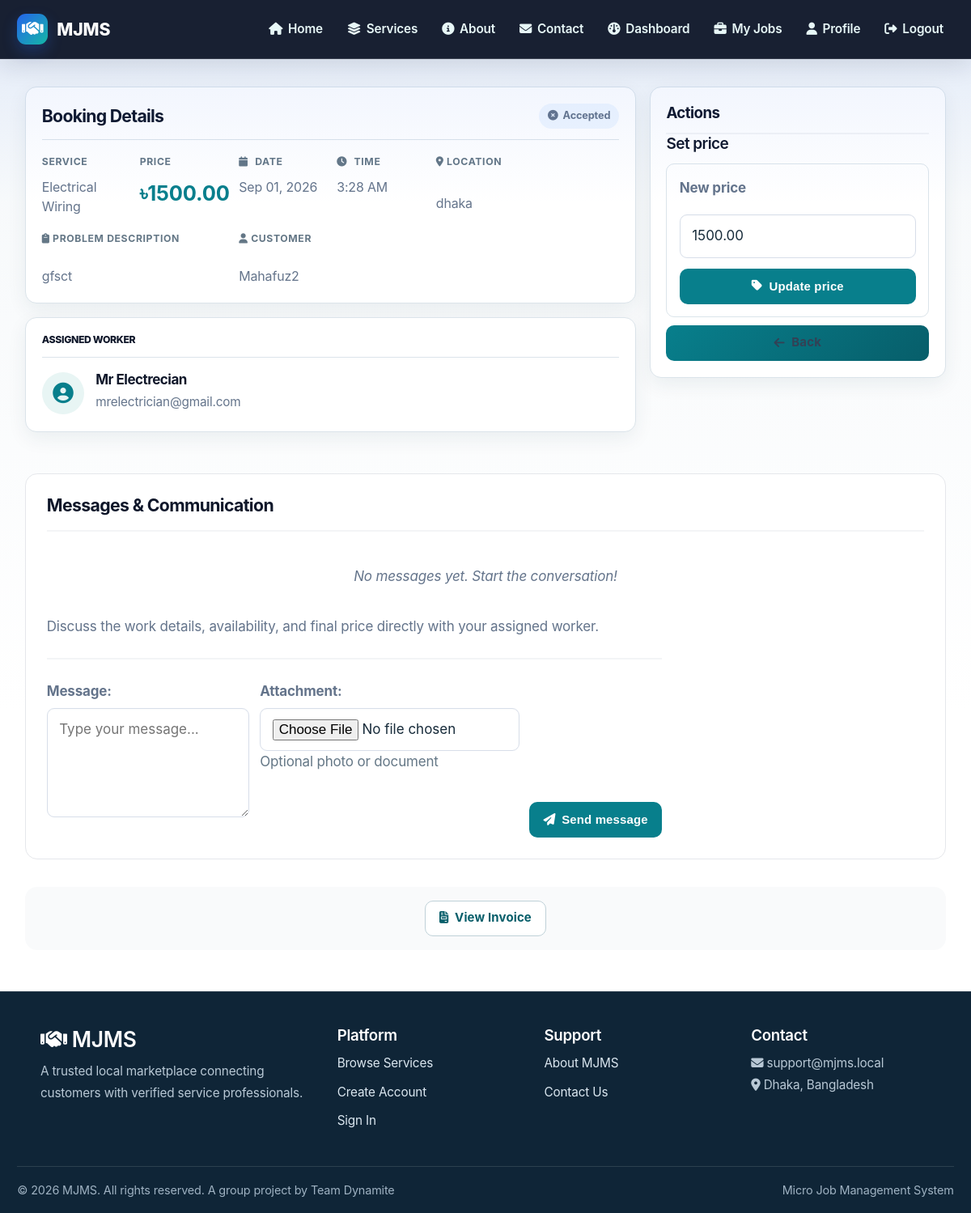
Before: /bookings/7/ (signed in) with the older database file.
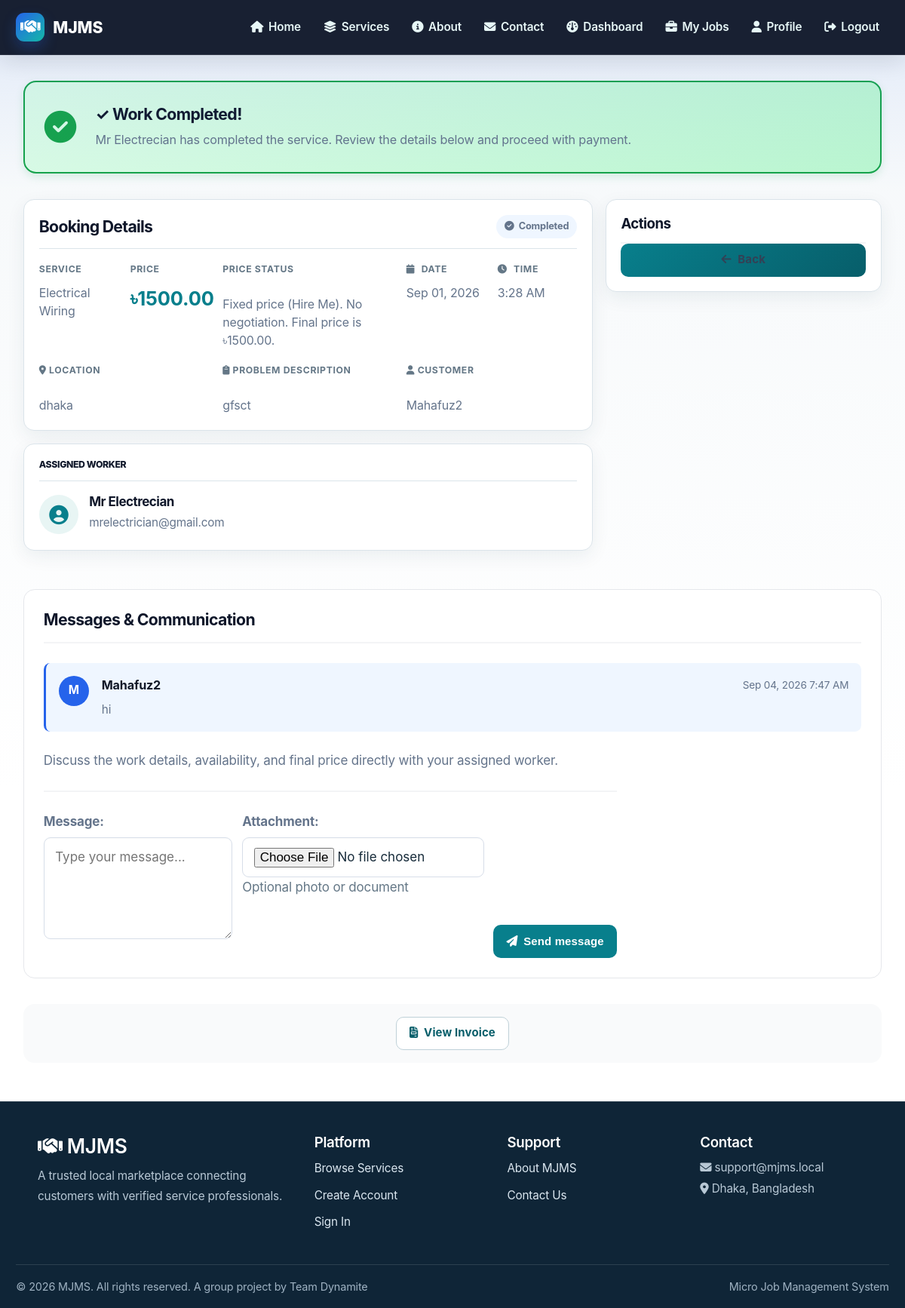
After: the same page with the newer database file.
### bookings/models.py (models this page shows, shortened)
class Booking(models.Model):
    STATUS_CHOICES = [
        ('Pending', 'Pending'),
        ('Confirmed', 'Confirmed'),
        ('Accepted', 'Accepted'),
        ('Open', 'Open'),
        ('Assigned', 'Assigned'),
        ('In Progress', 'In Progress'),
        ('Completed', 'Completed'),
        ('Cancelled', 'Cancelled'),
    ]
    BOOKING_TYPE_CHOICES = [
        ('BOOK_THIS_SERVICE', 'Book This Service'),
        ('HIRE_ME', 'Hire Me'),
    ]
    customer = models.ForeignKey(
        settings.AUTH_USER_MODEL,
        on_delete=models.CASCADE,
        related_name='customer_bookings'
    )
    service = models.ForeignKey(
        Service,
        on_delete=models.CASCADE,
        related_name='bookings'
    )
    worker = models.ForeignKey(
        settings.AUTH_USER_MODEL,
        on_delete=models.SET_NULL,
        null=True,
        blank=True,
        related_name='worker_bookings'
    )
    booking_date = models.DateField()
    booking_time = models.TimeField()
    address = models.TextField()
    problem_description = models.TextField()
    problem_photo = models.ImageField(
        upload_to='booking_problem_photos/',
        blank=True,
        null=True,
    )
    status = models.CharField(
        max_length=20,
        choices=STATUS_CHOICES,
        default='Pending'
    )
    booking_type = models.CharField(
        max_length=30,
        choices=BOOKING_TYPE_CHOICES,
        default='BOOK_THIS_SERVICE',
        help_text='How the customer created this booking: Book This Service or Hire Me.'
    )
    proposed_price = models.DecimalField(
        max_digits=10,
        decimal_places=2,
        null=True,
        blank=True,
        help_text='Customer proposal before the price is agreed.'
    )
    actual_price = models.DecimalField(
        max_digits=10,
        decimal_places=2,
        null=True,
        blank=True,
        help_text='Current negotiated price for the service.'
    )
    price_agreed = models.BooleanField(default=False)
    price_agreed_at = models.DateTimeField(null=True, blank=True)
    created_at = models.DateTimeField(auto_now_add=True)
    updated_at = models.DateTimeField(auto_now=True)
    class Meta:
        ordering = ['-created_at']

class BookingMessage(models.Model):
    booking = models.ForeignKey(
        Booking,
        on_delete=models.CASCADE,
        related_name='messages',
        null=True,
        blank=True
    )
    job = models.ForeignKey(
        'Job',
        on_delete=models.CASCADE,
        related_name='messages',
        null=True,
        blank=True
    )
    sender = models.ForeignKey(
        settings.AUTH_USER_MODEL,
        on_delete=models.CASCADE,
        related_name='booking_messages'
    )
    message = models.TextField()
    attachment = models.FileField(
        upload_to='message_attachments/',
        blank=True,
        null=True,
        help_text='Optional photo or document'
    )
    created_at = models.DateTimeField(auto_now_add=True)
    class Meta:
        ordering = ['created_at']

### services/models.py (models this page shows, shortened)
class Service(models.Model):
    name = models.CharField(max_length=100)
    category = models.ForeignKey(
        Category,
        on_delete=models.CASCADE,
        related_name='services',
        help_text='The category this service belongs to'
    )
    description = models.TextField()
    price = models.DecimalField(max_digits=10, decimal_places=2)
    image = models.ImageField(upload_to='service_images/')
    duration = models.CharField(max_length=50, help_text='Estimated duration (e.g., "2 hours")')
    location = models.CharField(max_length=100, blank=True, null=True)
    featured = models.BooleanField(default=False)
    is_available = models.BooleanField(default=True)
    created_at = models.DateTimeField(auto_now_add=True)
    updated_at = models.DateTimeField(auto_now=True)
    class Meta:
        ordering = ['category__name', 'name']
        indexes = [
            models.Index(fields=['category', 'is_available']),
        ]

### accounts/models.py (models this page shows, shortened)
class CustomUser(AbstractBaseUser, PermissionsMixin):
    ROLE_CHOICES = (
        ('customer', 'Customer'),
        ('worker', 'Worker'),
        ('admin', 'Admin'),
    )
    first_name = models.CharField(max_length=150, blank=True)
    last_name = models.CharField(max_length=150, blank=True)
    email = models.EmailField(unique=True)
    is_staff = models.BooleanField(default=False)
    is_active = models.BooleanField(default=True)
    date_joined = models.DateTimeField(auto_now_add=False, null=True)
    objects = CustomUserManager()
    USERNAME_FIELD = 'email'
    REQUIRED_FIELDS = []
    def __init__(self, *args, **kwargs):
        legacy_verified = kwargs.pop('is_verified_worker', None)
        if legacy_verified is not None:
            kwargs['worker_status'] = 'APPROVED' if legacy_verified else 'PENDING'
        super().__init__(*args, **kwargs)
    WORKER_STATUS_CHOICES = [
        ('PENDING', 'Pending Approval'),
        ('APPROVED', 'Approved'),
        ('REJECTED', 'Rejected'),
        ('BLOCKED', 'Blocked'),
    ]
    CUSTOMER_STATUS_CHOICES = [
        ('ACTIVE', 'Active'),
        ('BLOCKED', 'Blocked'),
    ]
    role = models.CharField(max_length=20, choices=ROLE_CHOICES, default='customer')
    phone = models.CharField(max_length=15, blank=True, null=True)
    address = models.TextField(blank=True, null=True)
    city = models.CharField(max_length=100, blank=True, null=True)
    profile_picture = models.ImageField(
        upload_to='profile_pictures/',
        blank=True,
        null=True
    )
    preferred_contact_method = models.CharField(
        max_length=20,
        choices=(
            ('Email', 'Email'),
            ('SMS', 'SMS'),
        ),
        default='Email'
    )
    receive_notifications = models.BooleanField(default=True)
    is_blocked = models.BooleanField(default=False)
    worker_status = models.CharField(
        max_length=20,
        choices=WORKER_STATUS_CHOICES,
        default='PENDING',
        null=True,
        blank=True,
        help_text="Status for worker accounts only"
    )
    customer_status = models.CharField(
        max_length=20,
        choices=CUSTOMER_STATUS_CHOICES,
        default='ACTIVE',
        null=True,
        blank=True,
        help_text="Status for customer accounts only"
    )
    created_at = models.DateTimeField(auto_now_add=True, null=True)
    updated_at = models.DateTimeField(auto_now=True)
    def get_full_name(self):
        return f'{self.first_name} {self.last_name}'.strip()
    @property
    def is_verified_worker(self):
        """Backward-compatible alias for the worker approval status."""
        return self.role == 'worker' and self.worker_status == 'APPROVED'
    class Meta:
        indexes = [
            models.Index(fields=['role', 'created_at']),
            models.Index(fields=['is_blocked']),
        ]

### bookings/views.py (the view, shortened to what this page needs)
# urls.py: path('<int:pk>/', views.booking_detail, name='booking_detail'),
@login_required
def booking_detail(request, pk):
    booking = get_object_or_404(Booking, pk=pk)
    if request.user.role == 'admin':
        pass
    elif request.user.role == 'worker' and booking.worker != request.user:
        messages.error(request, 'You can only view bookings assigned to you.')
        return redirect('booking_list')
    elif request.user.role == 'customer' and booking.customer != request.user:
        messages.error(request, 'You can only view your own bookings.')
        return redirect('booking_list')
    assign_form = BookingAssignForm(instance=booking)
    status_form = BookingStatusUpdateForm(instance=booking)
    message_form = BookingMessageForm()
    response_form = WorkerResponseForm()
    booking_payment = getattr(booking, 'payment', None)
    booking_messages = booking.messages.all()
    worker_responses = booking.worker_responses.all().order_by('-created_at')
    latest_response = worker_responses.first() if worker_responses.exists() else None
    return render(
        request,
        'bookings/booking_detail.html',
        {
            'booking': booking,
            'booking_payment': booking_payment,
            'assign_form': assign_form,
            'status_form': status_form,
            'message_form': message_form,
            'response_form': response_form,
            'booking_messages': booking_messages,
            'worker_responses': worker_responses,
            'latest_response': latest_response,
        }
    )

### templates/bookings/booking_detail.html (shortened to what the changed rows need)
{% extends 'base.html' %}
{% load static %}
{% block extra_css %}
<link rel="stylesheet" href="{% static 'css/booking-detail.css' %}">
{% endblock %}
{% block content %}
<div class="booking-detail-container">
    {% if booking.status == 'Completed' and booking.worker %}
    <div class="completion-notification">
        <div class="completion-notification__content">
            <div class="completion-icon">
                <i class="fas fa-check-circle"></i>
            </div>
            <div class="completion-text">
                <h3>✓ Work Completed!</h3>
                <p>{{ booking.worker.get_full_name|default:booking.worker.email }} has completed the service. Review the details below and proceed with payment.</p>
            </div>
        </div>
    </div>
    {% endif %}
    <div class="booking-detail-grid">
        <div class="booking-detail-left">
            <div class="info-card">
                <div class="info-card__header">
                    <h2>Booking Details</h2>
                    <span class="status-badge status-badge--{{ booking.status|slugify }}">
                        <i class="fas fa-{% if booking.status == 'Pending' %}clock{% elif booking.status == 'Confirmed' %}check{% elif booking.status == 'In Progress' %}hourglass-half{% elif booking.status == 'Completed' %}check-circle{% else %}times-circle{% endif %}"></i>
                        {{ booking.status }}
                    </span>
                </div>
                <div class="info-grid">
                    <div class="info-row">
                        <div class="info-col">
                            <label>Service</label>
                            <p class="info-value">{{ booking.service.name }}</p>
                        </div>
                        <div class="info-col">
                            <label>Price</label>
                            <p class="info-value price">৳{{ booking.actual_price|default:booking.proposed_price|default:booking.service.price }}</p>
                        </div>
                    </div>
                    {% if booking.proposed_price or booking.actual_price %}
                    <div class="info-row full-width">
                        <label>Price status</label>
                        <p class="info-value">
                            {% if booking.booking_type == 'HIRE_ME' %}
                                Fixed price (Hire Me). No negotiation. Final price is ৳{{ booking.actual_price|default:booking.proposed_price|default:booking.service.price }}.
                            {% elif booking.price_agreed %}
                                Negotiable price (Book This Service), then agreed and fixed: ৳{{ booking.actual_price|default:booking.proposed_price|default:booking.service.price }}
                            {% else %}
                                Negotiable price (Book This Service). Customer can propose, worker can change, and customer must agree before work starts.
                            {% endif %}
                        </p>
                    </div>
                    {% endif %}
                    <div class="info-row">
                        <div class="info-col">
                            <label><i class="fas fa-calendar"></i> Date</label>
                            <p class="info-value">{{ booking.booking_date|date:"M d, Y" }}</p>
                        </div>
                        <div class="info-col">
                            <label><i class="fas fa-clock"></i> Time</label>
                            <p class="info-value">{{ booking.booking_time|time:"g:i A" }}</p>
                        </div>
                    </div>
                    <div class="info-row full-width">
                        <label><i class="fas fa-map-marker-alt"></i> Location</label>
                        <p class="info-value">{{ booking.address }}</p>
                    </div>
                    <div class="info-row full-width">
                        <label><i class="fas fa-clipboard"></i> Problem Description</label>
                        <p class="info-value">{{ booking.problem_description }}</p>
                    </div>
                    <div class="info-row full-width">
                        <label><i class="fas fa-user"></i> Customer</label>
                        <p class="info-value">{{ booking.customer.get_full_name|default:booking.customer.email }}</p>
                    </div>
                </div>
            </div>
            {% if booking.worker %}
            <div class="info-card">
                <div class="info-card__header">
                    <h3>Assigned Worker</h3>
                </div>
                <div class="worker-info-section">
                    <div class="worker-profile">
                        <div class="worker-avatar">
                            <i class="fas fa-user-circle"></i>
                        </div>
                        <div class="worker-details">
                            <h4>{{ booking.worker.get_full_name|default:booking.worker.email }}</h4>
                            <p class="worker-email">{{ booking.worker.email }}</p>
                        </div>
                    </div>
                </div>
            </div>
            {% endif %}
        </div>
        <div class="booking-detail-right">
            <div class="action-section">
                <div class="action-buttons">
                    {% if user.role == 'worker' and booking.worker == user %}
                        {% if booking.status not in 'Completed|Cancelled' and not booking.price_agreed %}
                        <div class="worker-response-section">
                            <h4>Set price</h4>
                            <form method="post" class="response-form">
                                <label for="actual_price">New price</label>
                                <input id="actual_price" name="actual_price" type="number" min="0.01" step="0.01" value="{{ booking.actual_price|default:booking.proposed_price|default:booking.service.price }}">
                                <button type="submit" class="btn btn-primary">
                                    <i class="fas fa-tag"></i> Update price
                                </button>
                            </form>
                        </div>
                        {% endif %}
                    {% endif %}
                </div>
            </div>
        </div>
    </div>
    <div class="messages-section">
        <h3>Messages & Communication</h3>
        {% if booking_messages %}
        <div class="messages-list">
            {% for message in booking_messages %}
            <div class="message-item message-item--{{ message.sender.role }}">
                <div class="message-avatar">
                    {{ message.sender.get_full_name|first|upper }}
                </div>
                <div class="message-content">
                    <div class="message-header">
                        <strong>{{ message.sender.get_full_name|default:message.sender.email }}</strong>
                        <span class="message-time">{{ message.created_at|date:"M d, Y g:i A" }}</span>
                    </div>
                    <p class="message-text">{{ message.message }}</p>
                </div>
            </div>
            {% endfor %}
        </div>
        {% else %}
        <p class="no-messages">No messages yet. Start the conversation!</p>
        {% endif %}
        {% if booking.worker %}
            <p class="message-helper">Discuss the work details, availability, and final price directly with your assigned worker.</p>
            <form method="post" class="send-message-form">
                <div class="message-input-group">
                </div>
            </form>
        {% else %}
            <p class="message-helper message-helper--pending"><i class="fas fa-hourglass-half"></i> Messaging will be available after a worker is assigned to this booking.</p>
        {% endif %}
    </div>
</div>
{% endblock %}

Changed rows visible on the page:
changed Booking "3:28 AM": worker.get_full_name (not shown) → "Mr Electrecian"; status "Accepted" → "Completed"; proposed_price empty → 1500 (drawn)
added BookingMessage: sender.get_full_name|first "M", sender.get_full_name "Mahafuz2", created_at "Sep 04, 2026 7:47 AM", message "hi"
Other visible differences:
text no longer shown: "Set price New price Update price No messages yet. Start the conversation!"
text now shown: "✓ Work Completed! has completed the service. Review the details below and proceed with payment. PRICE STATUS Fixed price (Hire Me). No negotiation. Final price is ৳ ."
